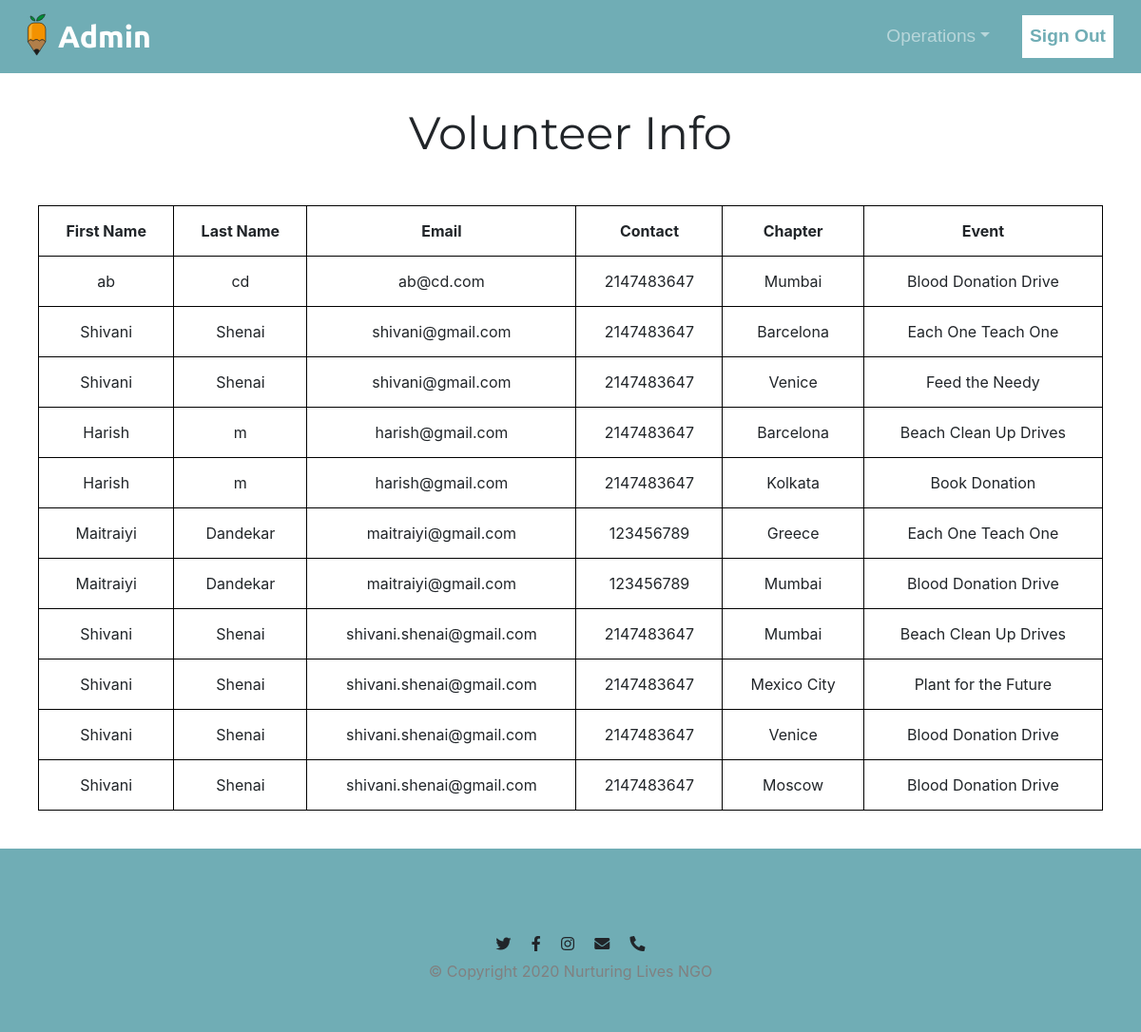
The page /volunteers_info.php on the database its author committed.
### tables this page shows
CREATE TABLE `volunteers` (
  `user_id` int(11) NOT NULL,
  `chapter` varchar(200) NOT NULL,
  `event_name` varchar(200) NOT NULL
);

CREATE TABLE `users` (
  `user_id` int(11) NOT NULL,
  `first_name` varchar(100) NOT NULL,
  `last_name` varchar(100) NOT NULL,
  `email` varchar(100) NOT NULL,
  `password` varchar(200) NOT NULL,
  `dob` date NOT NULL,
  `contact` int(10) NOT NULL
);

### volunteers_info.php (the view, shortened to what this page needs)
<?php
        $host = "localhost:3307";
        $username = "root";
        $pass = "";
        $dbname = "ngo";
        $conn = mysqli_connect($host,$username,$pass,$dbname);
        $query = "SELECT * FROM volunteers INNER JOIN users on volunteers.user_id = users.user_id";
        $result = mysqli_query($conn, $query);
        $check_events = mysqli_num_rows($result) > 0;
?>
<!DOCTYPE html>
<html>
    <head>
            <link rel="stylesheet" href="https://maxcdn.bootstrapcdn.com/bootstrap/4.0.0/css/bootstrap.min.css">
            <link rel="stylesheet" href="project.css">
            <link rel="stylesheet" href="https://use.fontawesome.com/releases/v5.13.0/css/all.css">
    </head>
    <body>
        <div class="container-fluid">
            <nav class="navbar fixed-top navbar-expand-lg navbar-dark" style="background-color: #70ADB5">
                <a class="navbar-brand" href="#">
                    <img src="logo.svg" width="45" height="45" class="d-inline-block align-top" alt="" loading="lazy">Admin</a>
                <div class="collapse navbar-collapse" id="navbarSupportedContent">
                    <ul class="navbar-nav ml-auto">
                        <li class="nav-item dropdown">
                            <a class="nav-link dropdown-toggle" href="#" id="navbarDropdown" role="button" data-toggle="dropdown" aria-haspopup="true" aria-expanded="false">Operations</a>
                        </li>
                        <li class="nav-item">
                            <a class="nav-link" id="signup" href="adminlogin.php">Sign Out</a>
                        </li>
                    </ul>
                </div>
            </nav>
        </div>
        <div id="js1">
            <div class="big-heading">Volunteer Info
            </div>
            <div class="container-fluid">
                <table style="width:100%">
                    <tr>
                        <th>First Name</th>
                        <th>Last Name</th>
                        <th>Email</th>
                        <th>Contact</th>
                        <th>Chapter</th>
                        <th>Event</th>
                    </tr>
                    <?php
                        if($check_events)
                        {
                            while($row = mysqli_fetch_assoc($result))
                            {
                                ?>
                        <tr>
                            <td><?php echo $row['first_name']; ?></td>
                            <td><?php echo $row['last_name']; ?></td>
                            <td><?php echo $row['email']; ?></td>
                            <td><?php echo $row['contact']; ?></td>
                            <td><?php echo $row['chapter']; ?></td>
                            <td><?php echo $row['event_name']; ?></td>
                        </tr>
                    <?php
                        }
                            }
                                ?>
                </table>
            </div>
                </div>
                <footer id="footer">
                    <a href="https://twitter.com/"><i class="foot fab fa-twitter"></i></a>
                    <a href="https://www.facebook.com/"><i class="foot fab fa-facebook-f"></i></a>
                    <a href="https://www.instagram.com/"><i class="foot fab fa-instagram"></i></a>
                    <i class="foot fas fa-envelope" onclick="copyToClipboard('contact@nurturinglives.org'),alert('contact info copied to clipboard')"></i>
                    <i class="foot fas fa-phone-alt" onclick="copyToClipboard('9637512841'),alert('contact info copied to clipboard')"></i>
                    <p class="p-foot">© Copyright 2020 Nurturing Lives NGO</p>
                </footer>
</body>
</html>

### project.css (style rules this page uses)
body { text-align: center; }
.container-fluid { padding:40px; }
.navbar-brand { font-family: "Ubuntu", sans-serif; font-weight: bold; font-size: 2rem; }
.nav-item { padding: 0 5px; margin:0.5rem; }
.nav-link { font-size: 1.2rem; font-family: 'Montserrat-light', sans-serif; }
#signup { background-color: white; color: #70ADB5; font-weight: bold; }
nav { margin-bottom: 0px; }
.big-heading { font-family: 'Montserrat', sans-serif; font-size: 3rem; line-height: 1.5; }
#footer { text-align: center; padding: 7% 15% 3%; background-color: #70adb5; }
.foot { margin: 1%; }
.p-foot { color: grey; }
i { color: #212529; }

### volunteers_info.php (style rules this page uses)
table, th, td { border: 1px solid black; border-collapse: collapse; }
th, td { padding: 1em; text-align: center; }

### rows shown on the page
volunteers: user.first_name "ab", user.last_name "cd", user.email "ab@cd.com", user.contact "2147483647", chapter "Mumbai", event_name "Blood Donation Drive"
volunteers: user.first_name "Shivani", user.last_name "Shenai", user.email "shivani@gmail.com", user.contact "2147483647", chapter "Barcelona", event_name "Each One Teach One"
volunteers: user.first_name "Shivani", user.last_name "Shenai", user.email "shivani@gmail.com", user.contact "2147483647", chapter "Venice", event_name "Feed the Needy"
volunteers: user.first_name "Harish", user.last_name "m", user.email "harish@gmail.com", user.contact "2147483647", chapter "Barcelona", event_name "Beach Clean Up Drives"
volunteers: user.first_name "Harish", user.last_name "m", user.email "harish@gmail.com", user.contact "2147483647", chapter "Kolkata", event_name "Book Donation"
volunteers: user.first_name "Maitraiyi", user.last_name "Dandekar", user.email "maitraiyi@gmail.com", user.contact "123456789", chapter "Greece", event_name "Each One Teach One"
volunteers: user.first_name "Maitraiyi", user.last_name "Dandekar", user.email "maitraiyi@gmail.com", user.contact "123456789", chapter "Mumbai", event_name "Blood Donation Drive"
volunteers: user.first_name "Shivani", user.last_name "Shenai", user.email "shivani.shenai@gmail.com", user.contact "2147483647", chapter "Mumbai", event_name "Beach Clean Up Drives"
volunteers: user.first_name "Shivani", user.last_name "Shenai", user.email "shivani.shenai@gmail.com", user.contact "2147483647", chapter "Mexico City", event_name "Plant for the Future"
volunteers: user.first_name "Shivani", user.last_name "Shenai", user.email "shivani.shenai@gmail.com", user.contact "2147483647", chapter "Venice", event_name "Blood Donation Drive"
volunteers: user.first_name "Shivani", user.last_name "Shenai", user.email "shivani.shenai@gmail.com", user.contact "2147483647", chapter "Moscow", event_name "Blood Donation Drive"
